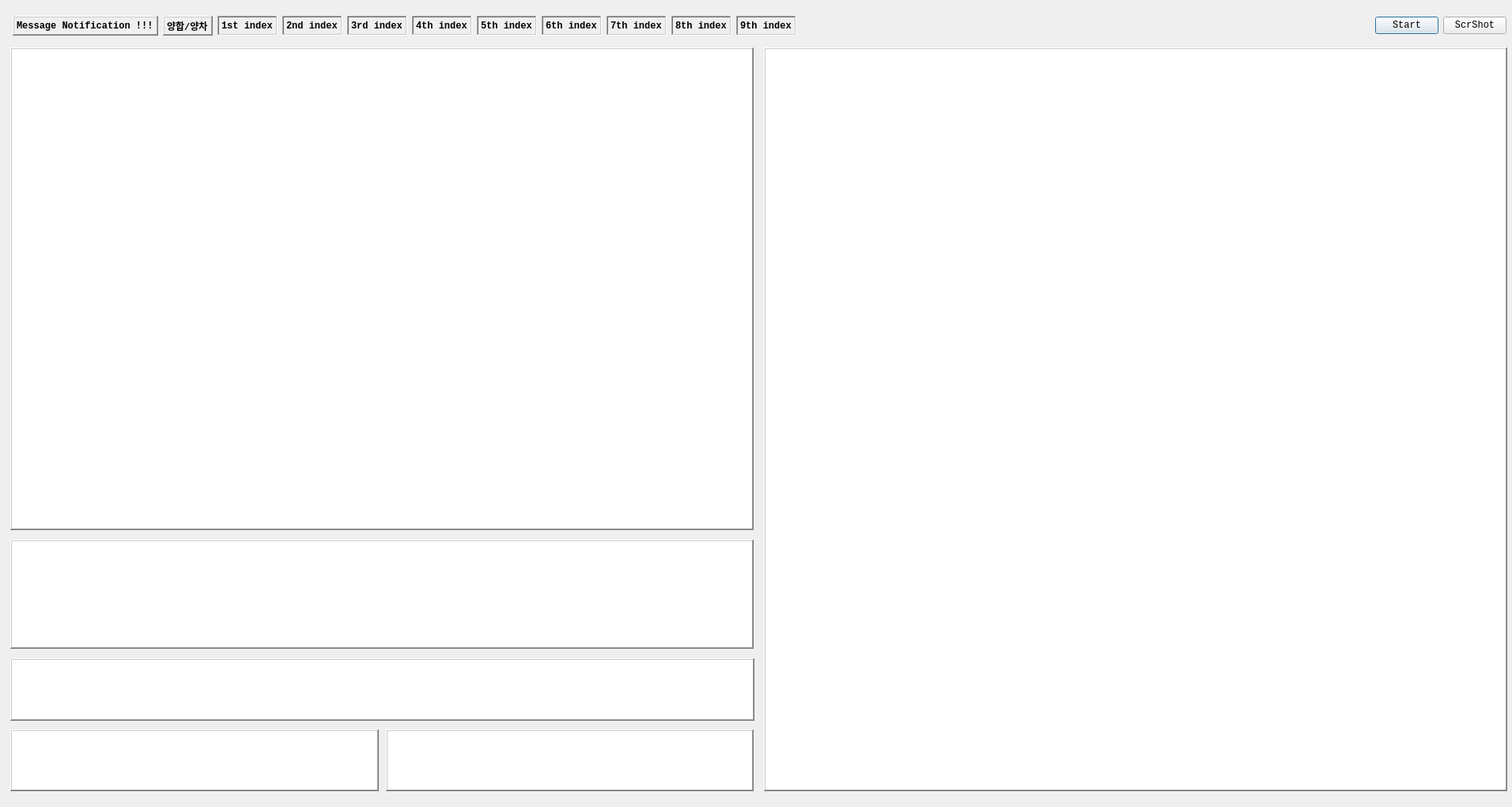
<?xml version="1.0" encoding="UTF-8"?>
<ui version="4.0">
 <class>Dialog</class>
 <widget class="QDialog" name="Dialog">
  <property name="geometry">
   <rect>
    <x>0</x>
    <y>0</y>
    <width>1912</width>
    <height>1020</height>
   </rect>
  </property>
  <property name="font">
   <font>
    <family>Consolas</family>
    <pointsize>9</pointsize>
    <weight>75</weight>
    <bold>true</bold>
   </font>
  </property>
  <property name="windowTitle">
   <string>선물옵션 전광판</string>
  </property>
  <widget class="QTableWidget" name="tableWidget_put">
   <property name="geometry">
    <rect>
     <x>966</x>
     <y>60</y>
     <width>940</width>
     <height>940</height>
    </rect>
   </property>
   <property name="font">
    <font>
     <family>Consolas</family>
     <pointsize>9</pointsize>
     <weight>50</weight>
     <bold>false</bold>
    </font>
   </property>
   <property name="focusPolicy">
    <enum>Qt::NoFocus</enum>
   </property>
   <property name="frameShape">
    <enum>QFrame::WinPanel</enum>
   </property>
   <property name="frameShadow">
    <enum>QFrame::Raised</enum>
   </property>
   <property name="lineWidth">
    <number>1</number>
   </property>
   <property name="sizeAdjustPolicy">
    <enum>QAbstractScrollArea::AdjustToContents</enum>
   </property>
  </widget>
  <widget class="QTableWidget" name="tableWidget_call">
   <property name="geometry">
    <rect>
     <x>13</x>
     <y>60</y>
     <width>940</width>
     <height>610</height>
    </rect>
   </property>
   <property name="font">
    <font>
     <family>Consolas</family>
     <pointsize>9</pointsize>
     <weight>50</weight>
     <bold>false</bold>
    </font>
   </property>
   <property name="focusPolicy">
    <enum>Qt::NoFocus</enum>
   </property>
   <property name="frameShape">
    <enum>QFrame::WinPanel</enum>
   </property>
   <property name="frameShadow">
    <enum>QFrame::Raised</enum>
   </property>
   <property name="lineWidth">
    <number>1</number>
   </property>
   <property name="sizeAdjustPolicy">
    <enum>QAbstractScrollArea::AdjustToContents</enum>
   </property>
  </widget>
  <widget class="QTableWidget" name="tableWidget_fut">
   <property name="geometry">
    <rect>
     <x>13</x>
     <y>682</y>
     <width>940</width>
     <height>138</height>
    </rect>
   </property>
   <property name="font">
    <font>
     <family>Consolas</family>
     <pointsize>9</pointsize>
     <weight>50</weight>
     <bold>false</bold>
    </font>
   </property>
   <property name="focusPolicy">
    <enum>Qt::NoFocus</enum>
   </property>
   <property name="frameShape">
    <enum>QFrame::WinPanel</enum>
   </property>
   <property name="frameShadow">
    <enum>QFrame::Raised</enum>
   </property>
  </widget>
  <widget class="QTableWidget" name="tableWidget_supply">
   <property name="geometry">
    <rect>
     <x>488</x>
     <y>922</y>
     <width>465</width>
     <height>78</height>
    </rect>
   </property>
   <property name="font">
    <font>
     <family>Consolas</family>
     <pointsize>9</pointsize>
     <weight>75</weight>
     <bold>true</bold>
    </font>
   </property>
   <property name="focusPolicy">
    <enum>Qt::NoFocus</enum>
   </property>
   <property name="frameShape">
    <enum>QFrame::WinPanel</enum>
   </property>
   <property name="frameShadow">
    <enum>QFrame::Raised</enum>
   </property>
   <property name="sizeAdjustPolicy">
    <enum>QAbstractScrollArea::AdjustToContents</enum>
   </property>
  </widget>
  <widget class="QTableWidget" name="tableWidget_quote">
   <property name="geometry">
    <rect>
     <x>13</x>
     <y>832</y>
     <width>941</width>
     <height>79</height>
    </rect>
   </property>
   <property name="font">
    <font>
     <family>Consolas</family>
     <pointsize>9</pointsize>
     <weight>50</weight>
     <bold>false</bold>
    </font>
   </property>
   <property name="focusPolicy">
    <enum>Qt::NoFocus</enum>
   </property>
   <property name="frameShape">
    <enum>QFrame::WinPanel</enum>
   </property>
   <property name="frameShadow">
    <enum>QFrame::Raised</enum>
   </property>
   <property name="sizeAdjustPolicy">
    <enum>QAbstractScrollArea::AdjustToContents</enum>
   </property>
  </widget>
  <widget class="QTextBrowser" name="textBrowser">
   <property name="geometry">
    <rect>
     <x>13</x>
     <y>922</y>
     <width>466</width>
     <height>78</height>
    </rect>
   </property>
   <property name="font">
    <font>
     <family>Consolas</family>
     <pointsize>9</pointsize>
     <weight>75</weight>
     <bold>true</bold>
    </font>
   </property>
   <property name="focusPolicy">
    <enum>Qt::StrongFocus</enum>
   </property>
   <property name="frameShape">
    <enum>QFrame::WinPanel</enum>
   </property>
   <property name="frameShadow">
    <enum>QFrame::Raised</enum>
   </property>
   <property name="sizeAdjustPolicy">
    <enum>QAbstractScrollArea::AdjustToContents</enum>
   </property>
  </widget>
  <widget class="QWidget" name="">
   <property name="geometry">
    <rect>
     <x>16</x>
     <y>20</y>
     <width>1889</width>
     <height>25</height>
    </rect>
   </property>
   <layout class="QHBoxLayout" name="horizontalLayout">
    <item>
     <widget class="QLabel" name="label_main_time">
      <property name="font">
       <font>
        <family>Consolas</family>
        <pointsize>9</pointsize>
        <weight>75</weight>
        <italic>false</italic>
        <bold>true</bold>
       </font>
      </property>
      <property name="frameShape">
       <enum>QFrame::WinPanel</enum>
      </property>
      <property name="frameShadow">
       <enum>QFrame::Raised</enum>
      </property>
      <property name="text">
       <string>Message Notification !!!</string>
      </property>
     </widget>
    </item>
    <item>
     <widget class="QLabel" name="label_atm">
      <property name="font">
       <font>
        <family>Consolas</family>
        <pointsize>9</pointsize>
        <weight>75</weight>
        <italic>false</italic>
        <bold>true</bold>
       </font>
      </property>
      <property name="frameShape">
       <enum>QFrame::WinPanel</enum>
      </property>
      <property name="frameShadow">
       <enum>QFrame::Raised</enum>
      </property>
      <property name="text">
       <string>양합/양차</string>
      </property>
     </widget>
    </item>
    <item>
     <widget class="QLabel" name="label_1st_index">
      <property name="font">
       <font>
        <family>Consolas</family>
        <pointsize>9</pointsize>
        <weight>75</weight>
        <italic>false</italic>
        <bold>true</bold>
       </font>
      </property>
      <property name="frameShape">
       <enum>QFrame::WinPanel</enum>
      </property>
      <property name="frameShadow">
       <enum>QFrame::Sunken</enum>
      </property>
      <property name="text">
       <string>1st index</string>
      </property>
     </widget>
    </item>
    <item>
     <widget class="QLabel" name="label_2nd_index">
      <property name="font">
       <font>
        <family>Consolas</family>
        <pointsize>9</pointsize>
        <weight>75</weight>
        <italic>false</italic>
        <bold>true</bold>
       </font>
      </property>
      <property name="frameShape">
       <enum>QFrame::WinPanel</enum>
      </property>
      <property name="frameShadow">
       <enum>QFrame::Sunken</enum>
      </property>
      <property name="text">
       <string>2nd index</string>
      </property>
     </widget>
    </item>
    <item>
     <widget class="QLabel" name="label_3rd_index">
      <property name="font">
       <font>
        <family>Consolas</family>
        <pointsize>9</pointsize>
        <weight>75</weight>
        <italic>false</italic>
        <bold>true</bold>
       </font>
      </property>
      <property name="frameShape">
       <enum>QFrame::WinPanel</enum>
      </property>
      <property name="frameShadow">
       <enum>QFrame::Sunken</enum>
      </property>
      <property name="text">
       <string>3rd index</string>
      </property>
      <property name="margin">
       <number>0</number>
      </property>
     </widget>
    </item>
    <item>
     <widget class="QLabel" name="label_4th_index">
      <property name="font">
       <font>
        <family>Consolas</family>
        <pointsize>9</pointsize>
        <weight>75</weight>
        <italic>false</italic>
        <bold>true</bold>
       </font>
      </property>
      <property name="frameShape">
       <enum>QFrame::WinPanel</enum>
      </property>
      <property name="frameShadow">
       <enum>QFrame::Sunken</enum>
      </property>
      <property name="text">
       <string>4th index</string>
      </property>
     </widget>
    </item>
    <item>
     <widget class="QLabel" name="label_5th_index">
      <property name="font">
       <font>
        <family>Consolas</family>
        <pointsize>9</pointsize>
        <weight>75</weight>
        <italic>false</italic>
        <bold>true</bold>
       </font>
      </property>
      <property name="frameShape">
       <enum>QFrame::WinPanel</enum>
      </property>
      <property name="frameShadow">
       <enum>QFrame::Sunken</enum>
      </property>
      <property name="text">
       <string>5th index</string>
      </property>
     </widget>
    </item>
    <item>
     <widget class="QLabel" name="label_6th_index">
      <property name="font">
       <font>
        <family>Consolas</family>
        <pointsize>9</pointsize>
        <weight>75</weight>
        <italic>false</italic>
        <bold>true</bold>
       </font>
      </property>
      <property name="frameShape">
       <enum>QFrame::WinPanel</enum>
      </property>
      <property name="frameShadow">
       <enum>QFrame::Sunken</enum>
      </property>
      <property name="text">
       <string>6th index</string>
      </property>
     </widget>
    </item>
    <item>
     <widget class="QLabel" name="label_7th_index">
      <property name="font">
       <font>
        <family>Consolas</family>
        <pointsize>9</pointsize>
        <weight>75</weight>
        <italic>false</italic>
        <bold>true</bold>
       </font>
      </property>
      <property name="frameShape">
       <enum>QFrame::WinPanel</enum>
      </property>
      <property name="frameShadow">
       <enum>QFrame::Sunken</enum>
      </property>
      <property name="text">
       <string>7th index</string>
      </property>
     </widget>
    </item>
    <item>
     <widget class="QLabel" name="label_8th_index">
      <property name="font">
       <font>
        <family>Consolas</family>
        <pointsize>9</pointsize>
        <weight>75</weight>
        <italic>false</italic>
        <bold>true</bold>
       </font>
      </property>
      <property name="frameShape">
       <enum>QFrame::WinPanel</enum>
      </property>
      <property name="frameShadow">
       <enum>QFrame::Sunken</enum>
      </property>
      <property name="text">
       <string>8th index</string>
      </property>
     </widget>
    </item>
    <item>
     <widget class="QLabel" name="label_9th_index">
      <property name="font">
       <font>
        <family>Consolas</family>
        <pointsize>9</pointsize>
        <weight>75</weight>
        <italic>false</italic>
        <bold>true</bold>
       </font>
      </property>
      <property name="frameShape">
       <enum>QFrame::WinPanel</enum>
      </property>
      <property name="frameShadow">
       <enum>QFrame::Sunken</enum>
      </property>
      <property name="text">
       <string>9th index</string>
      </property>
     </widget>
    </item>
    <item>
     <spacer name="horizontalSpacer">
      <property name="orientation">
       <enum>Qt::Horizontal</enum>
      </property>
      <property name="sizeHint" stdset="0">
       <size>
        <width>40</width>
        <height>20</height>
       </size>
      </property>
     </spacer>
    </item>
    <item>
     <widget class="QPushButton" name="pushButton_start">
      <property name="maximumSize">
       <size>
        <width>100</width>
        <height>16777215</height>
       </size>
      </property>
      <property name="font">
       <font>
        <family>Consolas</family>
        <pointsize>9</pointsize>
        <weight>50</weight>
        <bold>false</bold>
       </font>
      </property>
      <property name="text">
       <string>Start</string>
      </property>
      <property name="checkable">
       <bool>false</bool>
      </property>
     </widget>
    </item>
    <item>
     <widget class="QPushButton" name="pushButton_scrshot">
      <property name="maximumSize">
       <size>
        <width>100</width>
        <height>16777215</height>
       </size>
      </property>
      <property name="font">
       <font>
        <family>Consolas</family>
        <pointsize>9</pointsize>
        <weight>50</weight>
        <bold>false</bold>
       </font>
      </property>
      <property name="focusPolicy">
       <enum>Qt::NoFocus</enum>
      </property>
      <property name="text">
       <string>ScrShot</string>
      </property>
      <property name="checkable">
       <bool>true</bool>
      </property>
     </widget>
    </item>
   </layout>
  </widget>
 </widget>
 <resources/>
 <connections/>
 <slots>
  <slot>AddCode()</slot>
  <slot>RemoveCode()</slot>
 </slots>
</ui>
